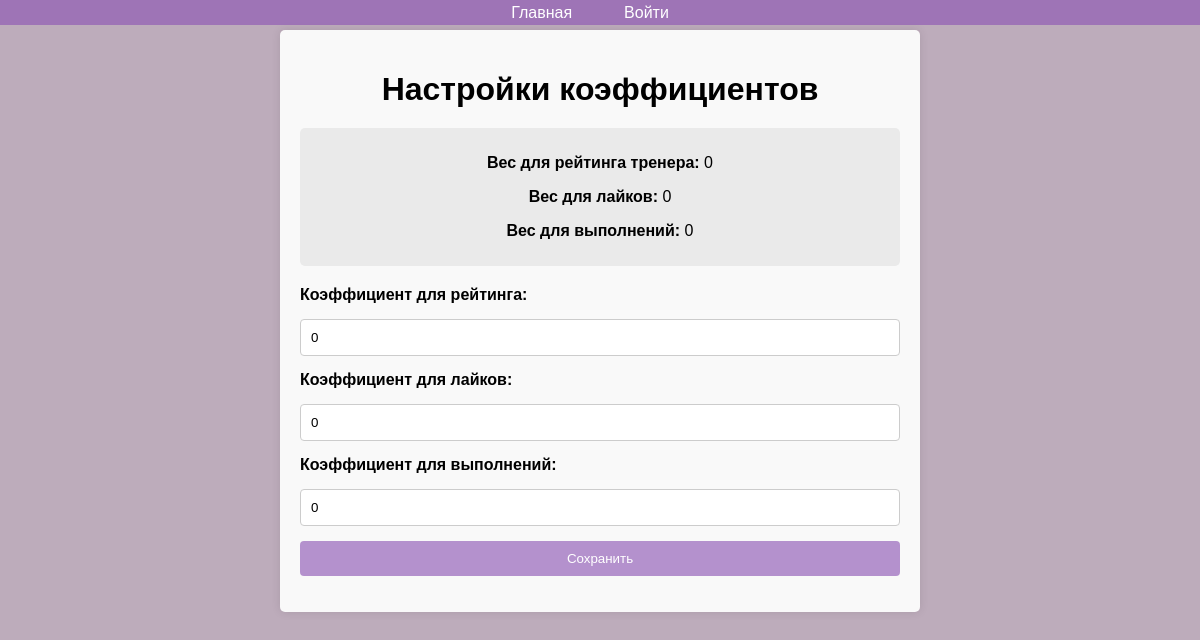
The app's page /training_rating_weights.php, older data.
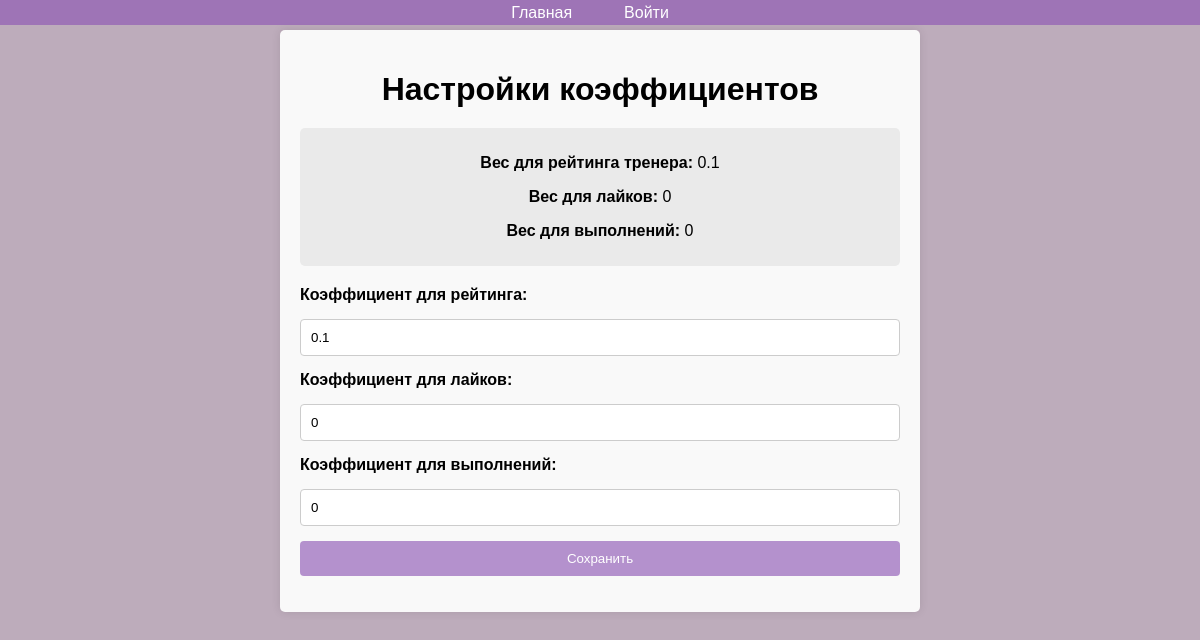
The same page, newer data.
### tables this page shows
CREATE TABLE `training_rating_weights` (
  `id` int(11) NOT NULL AUTO_INCREMENT,
  `rating_weight` float NOT NULL DEFAULT 0,
  `likes_weight` float NOT NULL DEFAULT 0,
  `execution_weight` float NOT NULL DEFAULT 0,
  `updated_at` timestamp NOT NULL DEFAULT current_timestamp() ON UPDATE current_timestamp(),
  PRIMARY KEY (`id`)
);

### training_rating_weights.php (the view, shortened to what this page needs)
<?php
include 'navbar.php';
$query = "SELECT rating_weight, likes_weight, execution_weight FROM training_rating_weights WHERE id = 1";
$result = $conn->query($query);
if ($result && $result->num_rows > 0) {
    $weights = $result->fetch_assoc();
} else {
    $insert_query = "INSERT INTO training_rating_weights (id, rating_weight, likes_weight, execution_weight) VALUES (1, 0, 0, 0)";
    if ($conn->query($insert_query)) {
        $weights = ['rating_weight' => 0, 'likes_weight' => 0, 'execution_weight' => 0];
    } else {
        echo "Ошибка создания записи: " . $conn->error;
        $weights = ['rating_weight' => 0, 'likes_weight' => 0, 'execution_weight' => 0];
    }
}
?>
<!DOCTYPE html>
<html lang="ru">
<head>
</head>
<body>
<div class="container">
    <h1>Настройки коэффициентов</h1>
    <div class="current-weights">
        <p><strong>Вес для рейтинга тренера:</strong> <?php echo htmlspecialchars($weights['rating_weight']); ?></p>
        <p><strong>Вес для лайков:</strong> <?php echo htmlspecialchars($weights['likes_weight']); ?></p>
        <p><strong>Вес для выполнений:</strong> <?php echo htmlspecialchars($weights['execution_weight']); ?></p>
    </div>
    <form method="POST" action="">
        <label for="rating_weight">Коэффициент для рейтинга:</label>
        <input type="number" step="0.1" min="0" max="1" name="rating_weight" id="rating_weight" value="<?php echo htmlspecialchars($weights['rating_weight']); ?>" required>
        <label for="likes_weight">Коэффициент для лайков:</label>
        <input type="number" step="0.1" min="0" max="1" name="likes_weight" id="likes_weight" value="<?php echo htmlspecialchars($weights['likes_weight']); ?>" required>
        <label for="executions_weight">Коэффициент для выполнений:</label>
        <input type="number" step="0.1" min="0" max="1" name="executions_weight" id="execution_weight" value="<?php echo htmlspecialchars($weights['execution_weight']); ?>" required>
        <button type="submit">Сохранить</button>
    </form>
</div>
</body>
</html>

Row changes from the older to the newer data that the page shows:
added training_rating_weights: rating_weight "0.1", likes_weight "0", execution_weight "0", executions_weight "0"
Text that changed along with them:
$weights['rating_weight']: "0" → (not shown)
$weights['likes_weight']: "0" → (not shown)
$weights['execution_weight']: "0" → (not shown)
form field rating_weight: "0" → (not shown)
form field likes_weight: "0" → (not shown)
form field executions_weight: "0" → (not shown)
